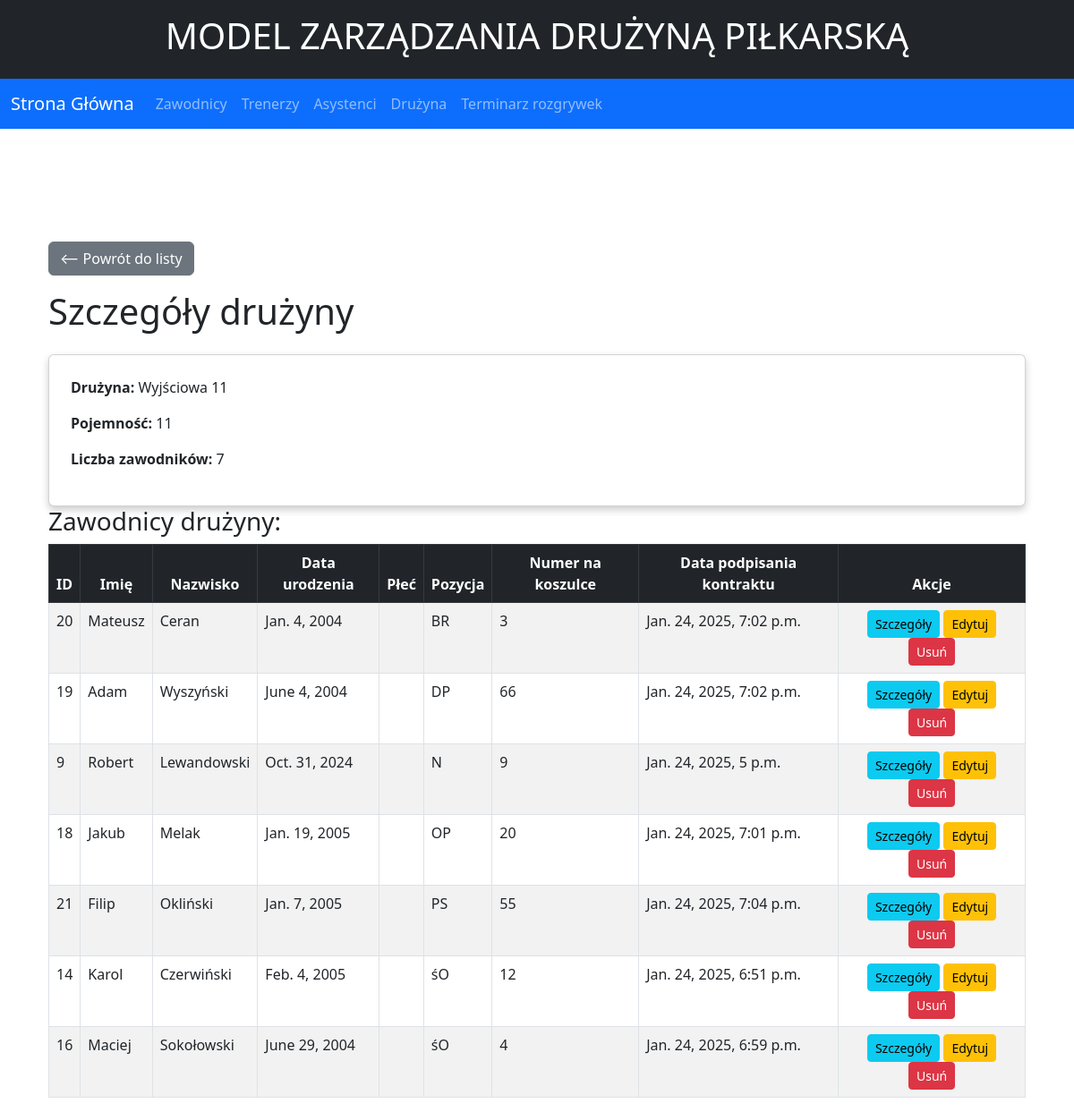
Page /team/5 on the earlier database version.
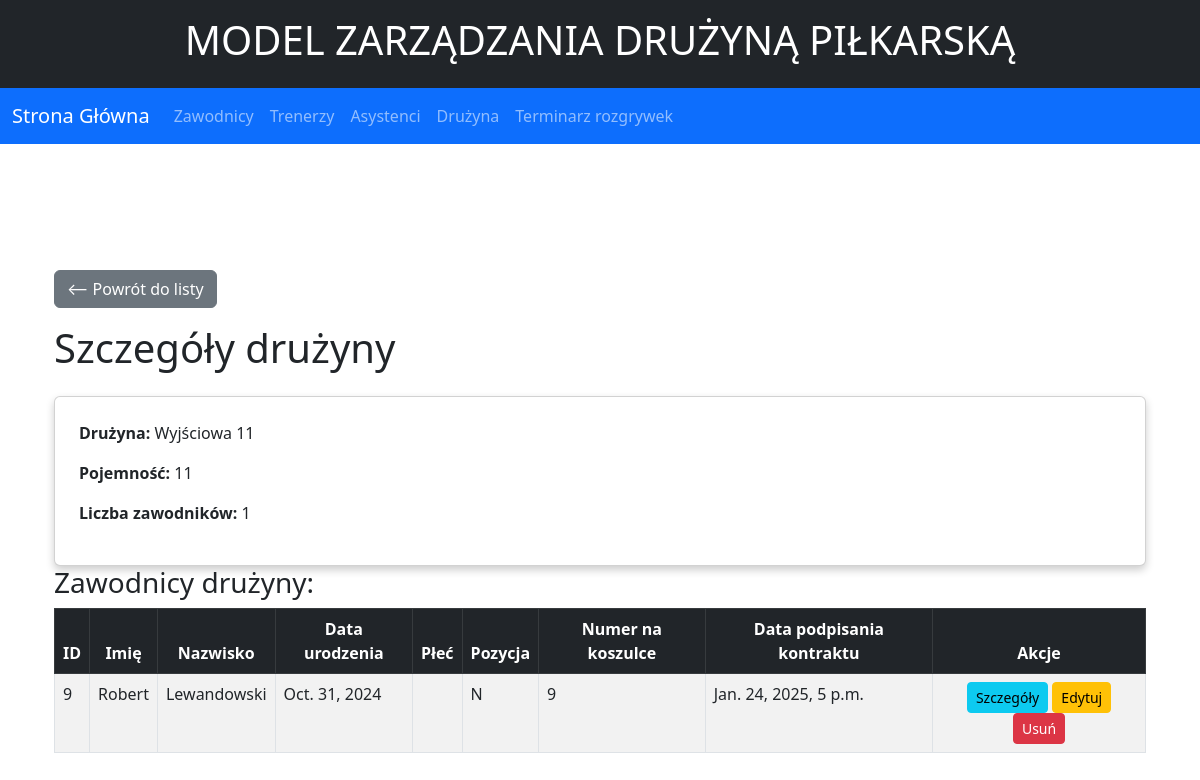
Same page on the later database version.
### Legia/models.py (models this page shows, shortened)
class Team(models.Model):
    name = models.CharField(max_length=100, choices=TEAMS)
    capacity = models.PositiveBigIntegerField(null = True)
    def current_player_count(self):
        return self.players.count()

class Player(models.Model):
    firstname = models.CharField(max_length=50)
    lastname = models.CharField(max_length=50)
    birth = models.DateField()
    gender = models.CharField(max_length=100, choices=PLEC, null=True)
    position = models.CharField(max_length=100, choices=POSITIONS)
    number = models.PositiveBigIntegerField()
    signing_date = models.DateTimeField(auto_now_add=True)
    team = models.ForeignKey(Team,related_name='players', null=True, blank=True, on_delete=models.CASCADE)
    class Meta:
        ordering = ['team','position']

### Legia/views.py (the view)
# urls.py: path('team/<int:id>', views.team_detail, name='team-detail'),
def team_detail(request, id):
    team = get_object_or_404(Team, id=id)
    players = team.players.all()
    return render(request, "Legia/team/detail.html", {'team': team, 'players': players})

### Legia/templates/Legia/team/detail.html (shortened to what this page needs)
{% extends "Legia/base.html" %}
{% block content %}
<div class="container">
    <a href="{% url 'team-list' %}" class="btn btn-secondary mb-3">⟵ Powrót do listy</a>
    <h1 class="mb-4">Szczegóły drużyny</h1>
    <div class="card p-4">
        <p><strong>Drużyna:</strong> {{ team.name }}</p>
        <p><strong>Pojemność:</strong> {{ team.capacity }}</p>
        <p><strong>Liczba zawodników:</strong> {{ team.current_player_count }}</p>
    </div>
    <h3>Zawodnicy drużyny:</h3>
    <div class="table-responsive">
        <table class="table table-striped table-bordered">
            <thead class="table-dark">
                <tr align="center">
                    <th>ID</th>
                    <th>Imię</th>
                    <th>Nazwisko</th>
                    <th>Data urodzenia</th>
                    <th>Płeć</th>
                    <th>Pozycja</th>
                    <th>Numer na koszulce</th>
                    <th>Data podpisania kontraktu</th>
                    <th>Akcje</th>
                </tr>
            </thead>
            <tbody>
                {% for player in players %}
                <tr>
                    <td>{{ player.id }}</td>
                    <td>{{ player.firstname }}</td>
                    <td>{{ player.lastname }}</td>
                    <td>{{ player.birth }}</td>
                    <td>{{ player.plec }}</td>
                    <td>{{ player.position }}</td>
                    <td>{{ player.number }}</td>
                    <td>{{ player.signing_date }}</td>
                    <td align="center">
                        <a href="{% url 'player-detail' player.id %}" class="btn btn-info btn-sm">Szczegóły</a>
                        <a href="{% url 'player-update' player.id %}" class="btn btn-warning btn-sm">Edytuj</a>
                        <a href="{% url 'player-delete' player.id %}" class="btn btn-danger btn-sm">Usuń</a>
                    </td>
                </tr>
                {% empty %}
                <tr>
                    <td colspan="9">Brak zawodników w tej drużynie.</td>
                </tr>
                {% endfor %}
            </tbody>
        </table>
    </div>
</div>
{% endblock %}

### Legia/templates/Legia/base.html (shortened to what this page needs)
{% load static %}
<!DOCTYPE html>
<html>
    <head>
        <link href="{% static 'css/Legia.css' %}" rel="stylesheet">
        <link href="https://cdn.jsdelivr.net/npm/bootstrap@5.3.0-alpha1/dist/css/bootstrap.min.css" rel="stylesheet">
        <link href="https://cdn.jsdelivr.net/npm/bootstrap@5.3.0-alpha3/dist/css/bootstrap.min.css" rel="stylesheet">
    </head>
    <body>
        <header class="bg-dark text-white text-center py-3">
            <h1>MODEL ZARZĄDZANIA DRUŻYNĄ PIŁKARSKĄ</h1>
        </header>
        <nav class="navbar navbar-expand-lg navbar-dark bg-primary">
            <div class="container-fluid">
                <a class="navbar-brand" href="{% url 'base' %}">Strona Główna</a>
                <div class="collapse navbar-collapse" id="navbarNav">
                    <ul class="navbar-nav">
                        <li class="nav-item">
                            <a class="nav-link" href="{% url 'player-list' %}">Zawodnicy</a>
                        </li>
                        <li class="nav-item">
                            <a class="nav-link" href="{% url 'coach-list' %}">Trenerzy</a>
                        </li>
                        <li class="nav-item">
                            <a class="nav-link" href="{% url 'assistant-list' %}">Asystenci</a>
                        </li>
                        <li class="nav-item">
                            <a class="nav-link" href="{% url 'team-list' %}">Drużyna</a>
                        </li>
                        <li class="nav-item">
                            <a class="nav-link" href="{% url 'game-list' %}">Terminarz rozgrywek</a>
                        </li>
                    </ul>
                </div>
            </div>
        </nav>
        <br>
        <br>
        <br>
        <br>
        <main class="container mt-4">
            {% block content %}{% endblock %}
        </main>
    </body>
</html>

### Legia/static/css/Legia.css (style rules this page uses)
:root { --green: #1b612b; --red: #aa1625; --white: #ffffff; --black: #222427; }
body { font-family: Arial, sans-serif; background-color: #434343; }
header { background-color: var(--green); color: var(--white); }
a { color: var(--green); text-decoration: none; }
h1, h2, h3 { color: var(--black); }
.container { margin-top: 30px; }
.card { box-shadow: 0 4px 8px rgba(0, 0, 0, 0.2); border-radius: 10px; }

Differences in the rows shown:
removed Player: id "20", firstname "Mateusz", lastname "Ceran", birth "Jan. 4, 2004", position "BR", number "3", signing_date "Jan. 24, 2025, 7:02 p.m."
removed Player: id "19", firstname "Adam", lastname "Wyszyński", birth "June 4, 2004", position "DP", number "66", signing_date "Jan. 24, 2025, 7:02 p.m."
removed Player: id "18", firstname "Jakub", lastname "Melak", birth "Jan. 19, 2005", position "OP", number "20", signing_date "Jan. 24, 2025, 7:01 p.m."
removed Player: id "21", firstname "Filip", lastname "Okliński", birth "Jan. 7, 2005", position "PS", number "55", signing_date "Jan. 24, 2025, 7:04 p.m."
removed Player: id "14", firstname "Karol", lastname "Czerwiński", birth "Feb. 4, 2005", position "śO", number "12", signing_date "Jan. 24, 2025, 6:51 p.m."
removed Player: id "16", firstname "Maciej", lastname "Sokołowski", birth "June 29, 2004", position "śO", number "4", signing_date "Jan. 24, 2025, 6:59 p.m."
computed for Team "Wyjściowa 11": current_player_count "7" → "1"
